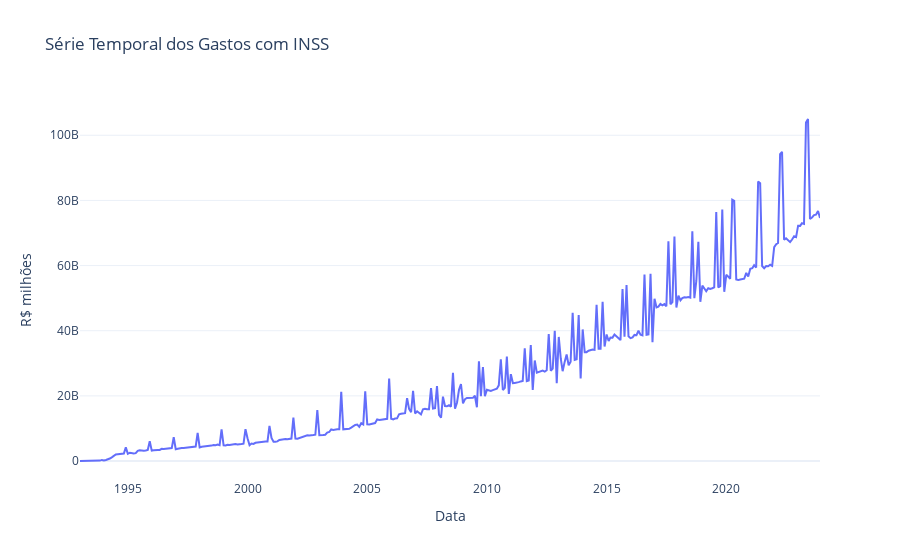

The notebook cell saved with this chart:
### Code cell
# Criar o gráfico de série temporal interativo
fig = px.line(
    df_final,
    x=df_final.index,
    y='Valor',
    title='Série Temporal dos Gastos com INSS',
    labels={'x': 'Data', 'Valor': 'R$ milhões'},
)

# Ajustar layout para melhor visualização
fig.update_layout(
    xaxis_title='Data',
    yaxis_title='R$ milhões',
    xaxis=dict(showgrid=False),
    yaxis=dict(showgrid=True),
    template='plotly_white'
)

# Exibir o gráfico interativo
fig.show()

### Figure 1 — Plotly figure (JSON) as saved in the notebook; plotly's stock layout.template omitted (floating-point values rounded to 4 significant figures; data arrays with more than 128 entries replaced by an {"elided": "..."} marker saying what was removed)
{"data": [{"hovertemplate": "Data=%{x}<br>R$ milhões=%{y}<extra></extra>", "legendgroup": "", "line": {"color": "#636efa", "dash": "solid"}, "marker": {"symbol": "circle"}, "mode": "lines", "name": "", "orientation": "v", "showlegend": false, "type": "scatter", "x": {"elided": "372 str values"}, "xaxis": "x", "y": {"elided": "372 float values"}, "yaxis": "y"}], "layout": {"legend": {"tracegroupgap": 0}, "title": {"text": "Série Temporal dos Gastos com INSS"}, "xaxis": {"anchor": "y", "domain": [0, 1], "showgrid": false, "title": {"text": "Data"}}, "yaxis": {"anchor": "x", "domain": [0, 1], "showgrid": true, "title": {"text": "R$ milhões"}}}}
